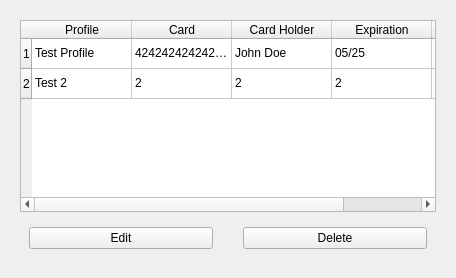
               <widget class="QWidget" name="profilesPage">
                <layout class="QHBoxLayout" name="horizontalLayout_3">
                 <item>
                  <widget class="QWidget" name="profilePageSubContainer1" native="true">
                   <layout class="QVBoxLayout" name="verticalLayout_12">
                    <item>
                     <widget class="QTableWidget" name="profileTable">
                      <row>
                       <property name="text">
                        <string>1</string>
                       </property>
                      </row>
                      <row>
                       <property name="text">
                        <string>2</string>
                       </property>
                      </row>
                      <column>
                       <property name="text">
                        <string>Profile</string>
                       </property>
                      </column>
                      <column>
                       <property name="text">
                        <string>Card</string>
                       </property>
                      </column>
                      <column>
                       <property name="text">
                        <string>Card Holder</string>
                       </property>
                      </column>
                      <column>
                       <property name="text">
                        <string>Expiration</string>
                       </property>
                      </column>
                      <column>
                       <property name="text">
                        <string>CCV</string>
                       </property>
                      </column>
                      <item row="0" column="0">
                       <property name="text">
                        <string>Test Profile</string>
                       </property>
                      </item>
                      <item row="0" column="1">
                       <property name="text">
                        <string>4242424242424242</string>
                       </property>
                      </item>
                      <item row="0" column="2">
                       <property name="text">
                        <string>John Doe</string>
                       </property>
                      </item>
                      <item row="0" column="3">
                       <property name="text">
                        <string>05/25</string>
                       </property>
                      </item>
                      <item row="0" column="4">
                       <property name="text">
                        <string>164</string>
                       </property>
                      </item>
                      <item row="1" column="0">
                       <property name="text">
                        <string>Test 2</string>
                       </property>
                      </item>
                      <item row="1" column="1">
                       <property name="text">
                        <string>2</string>
                       </property>
                      </item>
                      <item row="1" column="2">
                       <property name="text">
                        <string>2</string>
                       </property>
                      </item>
                      <item row="1" column="3">
                       <property name="text">
                        <string>2</string>
                       </property>
                      </item>
                      <item row="1" column="4">
                       <property name="text">
                        <string>2</string>
                       </property>
                      </item>
                     </widget>
                    </item>
                    <item alignment="Qt::AlignLeft">
                     <widget class="QWidget" name="profilePageSubContainer2" native="true">
                      <layout class="QHBoxLayout" name="horizontalLayout_21">
                       <property name="spacing">
                        <number>30</number>
                       </property>
                       <item>
                        <widget class="QPushButton" name="editProfileBtn">
                         <property name="sizePolicy">
                          <sizepolicy hsizetype="Expanding" vsizetype="Fixed">
                           <horstretch>0</horstretch>
                           <verstretch>0</verstretch>
                          </sizepolicy>
                         </property>
                         <property name="minimumSize">
                          <size>
                           <width>184</width>
                           <height>0</height>
                          </size>
                         </property>
                         <property name="maximumSize">
                          <size>
                           <width>80</width>
                           <height>16777215</height>
                          </size>
                         </property>
                         <property name="font">
                          <font>
                           <pointsize>9</pointsize>
                          </font>
                         </property>
                         <property name="text">
                          <string>Edit</string>
                         </property>
                        </widget>
                       </item>
                       <item>
                        <widget class="QPushButton" name="deleteProfileBtn">
                         <property name="sizePolicy">
                          <sizepolicy hsizetype="Expanding" vsizetype="Fixed">
                           <horstretch>0</horstretch>
                           <verstretch>0</verstretch>
                          </sizepolicy>
                         </property>
                         <property name="minimumSize">
                          <size>
                           <width>184</width>
                           <height>0</height>
                          </size>
                         </property>
                         <property name="maximumSize">
                          <size>
                           <width>80</width>
                           <height>16777215</height>
                          </size>
                         </property>
                         <property name="font">
                          <font>
                           <pointsize>9</pointsize>
                          </font>
                         </property>
                         <property name="text">
                          <string>Delete</string>
                         </property>
                        </widget>
                       </item>
                      </layout>
                     </widget>
                    </item>
                   </layout>
                  </widget>
                 </item>
                </layout>
               </widget>
